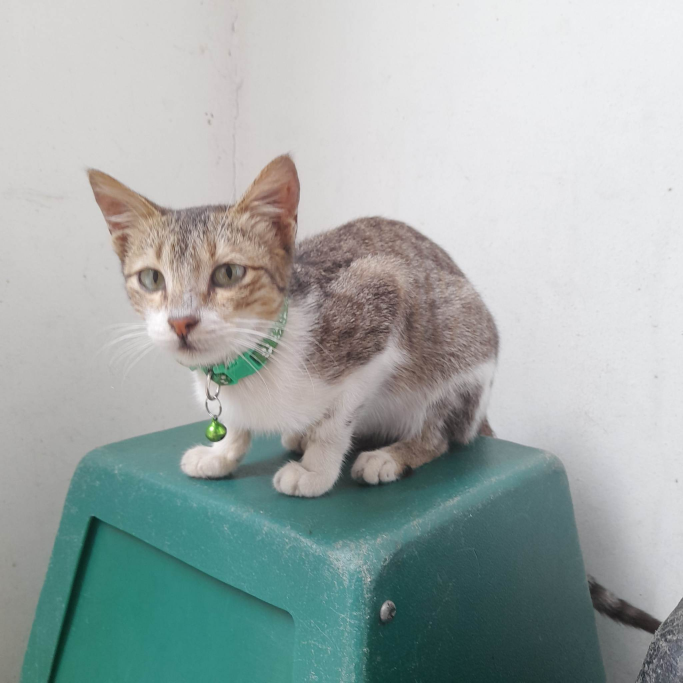
%> input picture Acitivity 2 Part 1/cat2.jpg, 2048 x 2048 px (shown at 1/3 size)
$ octave AP157Act21.m   (GNU Octave 9; MATLAB toolbox functions it lacks are replaced by stand-ins)
%> lines starting %> are read from the running program, lines starting %| are printed output that depends on the picture
%% 2.1 Discrete FT

% make a circle
x = linspace(-1,1,400);
y = x;
[X,Y] = meshgrid(x,y);
R = sqrt(X.^2 + Y.^2);
A = zeros(size(R));
A(R<0.8) = 1;
figure(1);
subplot(2,2,1);
imshow(A);
title("White Circle")

% apply fft
FA = fft2(A);
subplot(2,2,2);
imagesc(abs(FA));
title("FFT")
colormap hot;
axis off;
axis equal;
axis image;

% apply fftshift
FAshifted = fftshift(FA);
subplot(2,2,3);
imagesc(abs(FAshifted))
title("FFT Shifted")
colormap hot;
axis equal;
axis off;
axis image;

% image(rescale(log(abs(FAshifted + 1)),0,256));
subplot(2,2,4);
imagesc(log(abs(FAshifted + 1)));
title("Log Scale")
colormap hot;
axis equal;
axis off;
axis image;
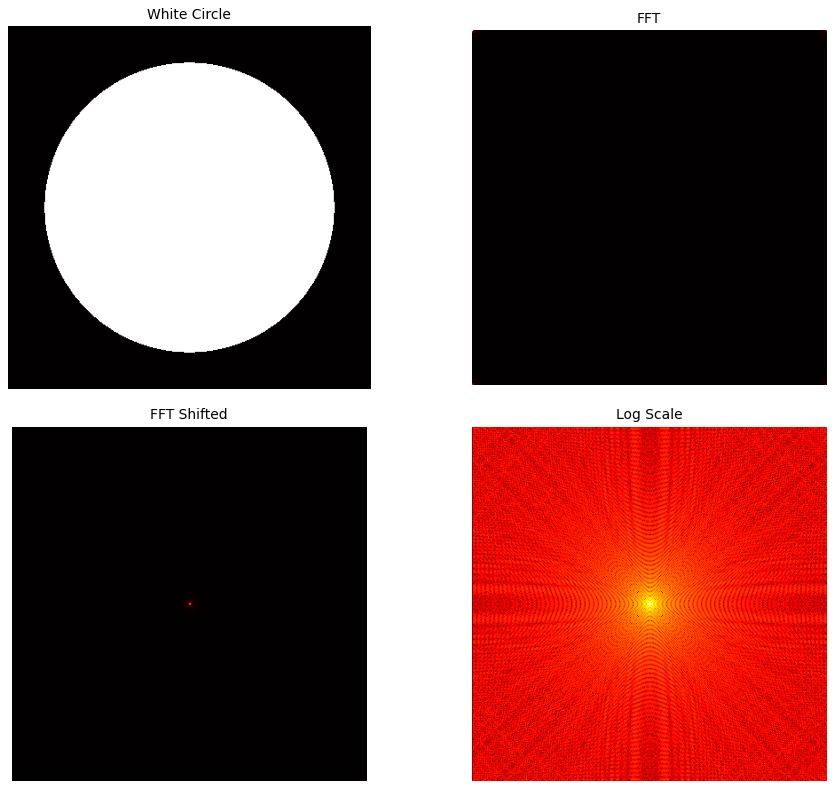
%> figure redrawn from the program's plot data, 4 panels

% SQUARE

% make a square
A = zeros(400);
A(150:250,150:250) = 1;
figure(2);
subplot(2,2,1);
imshow(A);
title("White Square")

% apply fft
FA = fft2(A);
subplot(2,2,2);
imagesc(abs(FA));
title("FFT")
colormap hot;
axis off;
axis equal;
axis image;

% apply fftshift
FAshifted = fftshift(FA);
subplot(2,2,3);
imagesc(abs(FAshifted))
title("FFT Shifted")
colormap hot;
axis equal;
axis image;
axis off;

% image(rescale(log(abs(FAshifted + 1)),0,256));
subplot(2,2,4);
imagesc(log(abs(FAshifted)));
title("Log Scale")
colormap hot;
axis equal;
axis image;
axis off;
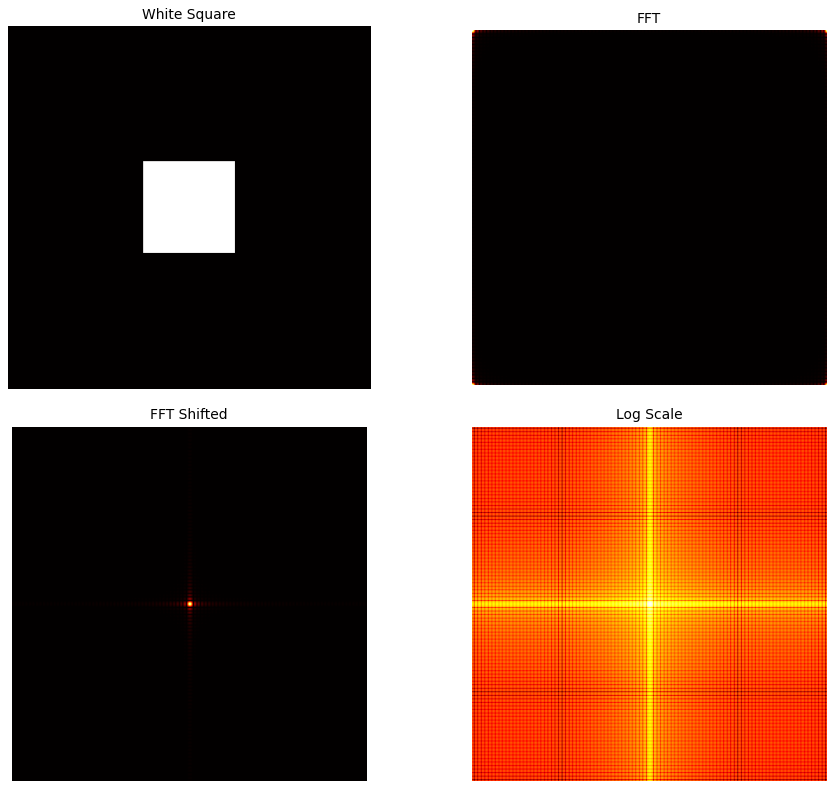
%> figure redrawn from the program's plot data, 4 panels


% Image

I = rgb2gray(imread("cat2.jpg"));
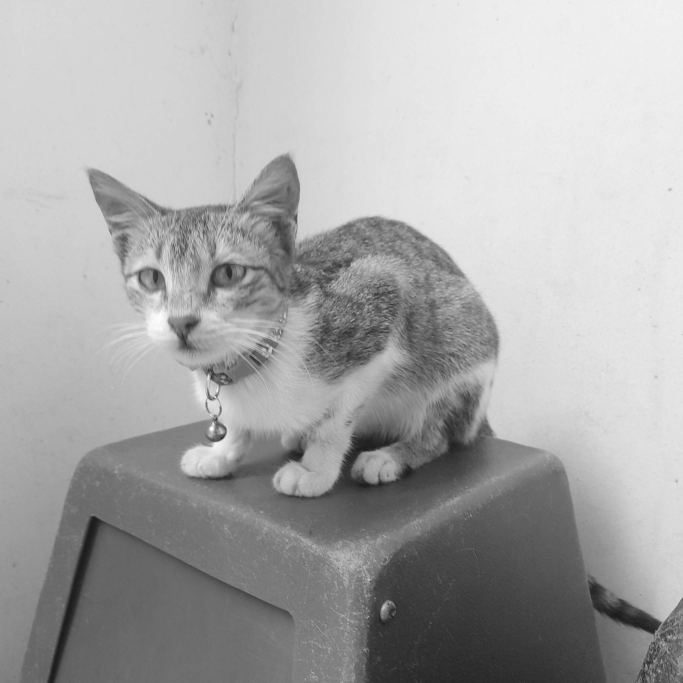
%> I: size 2048x2048 uint8 (shown at 1/3 size); min 21, max 254, mean 168.4
figure(3);
subplot(1,3,1);
imshow(I);
title("Image")

% double FFT
Irec = fft2(fft2(I));
subplot(1,3,2);
imagesc(abs(Irec));
colormap gray;
axis image;
title("Double FFT")

% inverse FFT
Irec2 = ifft2(fft2(I));
subplot(1,3,3);
imagesc(abs(Irec2));
colormap gray;
axis image;
axis off;
title("Inverse FFT")
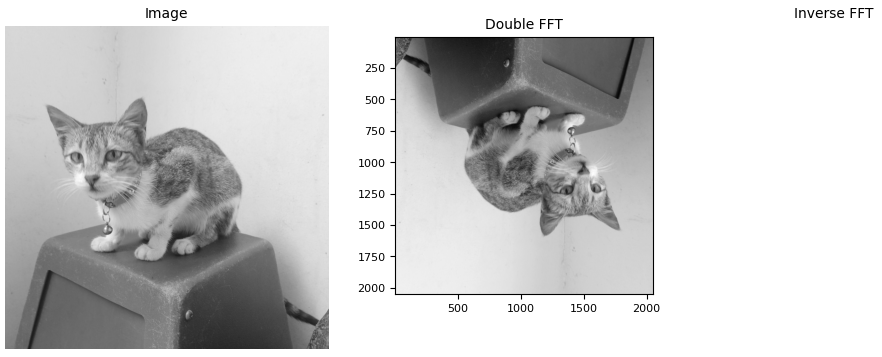
%> figure redrawn from the program's plot data, 3 panels
